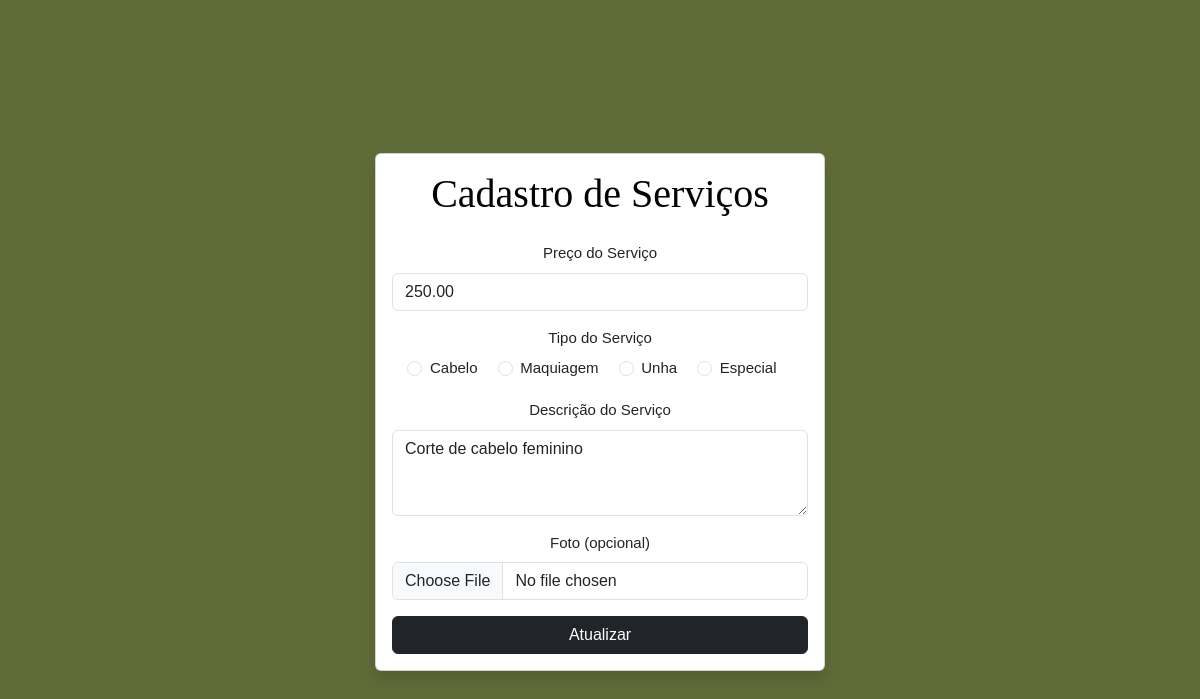
/criarServico.php?id=1 (signed in), run on the app's committed database.
### tables this page shows
CREATE TABLE IF NOT EXISTS `tb_servico` (
  `idservico` INT NOT NULL AUTO_INCREMENT,
  `preco_servico` DECIMAL(10,2) NOT NULL,
  `tipo_servico` VARCHAR(10) NOT NULL,
  `descricao_servico` VARCHAR(800) NOT NULL,
  `foto` VARCHAR(255) NOT NULL,
  PRIMARY KEY (`idservico`)
);

### codigo/funcoes.php (called while the page is built, shortened)
<?php
function pesquisarServicoId($conexao, $idservico) {
    $sql = "SELECT * FROM tb_servico WHERE idservico = ?";
    $comando = mysqli_prepare($conexao, $sql);
    mysqli_stmt_bind_param($comando, 'i', $idservico);
    mysqli_stmt_execute($comando);
    $resultado = mysqli_stmt_get_result($comando);
    $servico = mysqli_fetch_assoc($resultado);
    return $servico;
};

### public/criarServico.php (the view, shortened to what this page needs)
<?php
require_once "../codigo/conexao.php";
require_once "../codigo/funcoes.php";
if (isset($_GET['id'])) {
    $id = $_GET['id'];
    $servico = pesquisarServicoId($conexao, $id);
    $preco_servico = $servico['preco_servico'];
    $descricao_servico = $servico['descricao_servico'];
    $botao = "Atualizar";
} else {
    $id = 0;
    $preco_servico = "";
    $tipo_servico = "";
    $descricao_servico = "";
    $botao = "Cadastrar";
}
?>
<!DOCTYPE html>
<html lang="pt-br">
<head>
    <link rel="stylesheet" href="css/style.css">
    <link href="https://cdn.jsdelivr.net/npm/bootstrap@5.3.3/dist/css/bootstrap.min.css" rel="stylesheet">
</head>
<body class="fundo-verde" id="body-Cservico">
    <div class="container mt-4">
        <div class="card mx-auto shadow" style="max-width: 450px;">
            <div class="card-body">
                <h1 class="text-center mb-4 tituloConta">Cadastro de Serviços</h1>
                <form id="cadastroS" action="salvarServico.php?id=<?php echo $id; ?>" method="post" enctype="multipart/form-data" novalidate>
                    <div class="mb-3">
                        <label for="preco_servico" class="form-label">Preço do Serviço</label>
                        <input type="text" class="form-control" id="preco_servico" name="preco_servico"
                            value="<?php echo $preco_servico; ?>" required placeholder="R$ 00,00">
                    </div>
                    <div class="mb-3">
                        <label class="form-label">Tipo do Serviço</label><br>
                        <div class="form-check form-check-inline">
                            <input class="form-check-input" type="radio" name="tipo_servico" id="cabelo" value="Cabelo" required>
                            <label class="form-check-label" for="cabelo">Cabelo</label>
                        </div>
                        <div class="form-check form-check-inline">
                            <input class="form-check-input" type="radio" name="tipo_servico" id="maquiagem" value="Maquiagem">
                            <label class="form-check-label" for="maquiagem">Maquiagem</label>
                        </div>
                        <div class="form-check form-check-inline">
                            <input class="form-check-input" type="radio" name="tipo_servico" id="unha" value="Unha">
                            <label class="form-check-label" for="unha">Unha</label>
                        </div>
                        <div class="form-check form-check-inline">
                            <input class="form-check-input" type="radio" name="tipo_servico" id="especial" value="Especial">
                            <label class="form-check-label" for="especial">Especial</label>
                        </div>
                    </div>
                    <div class="mb-3">
                        <label for="descricao_servico" class="form-label">Descrição do Serviço</label>
                        <textarea class="form-control" id="descricao_servico" name="descricao_servico" rows="3"
                            placeholder="Escreva algo sobre o serviço..."><?php echo $descricao_servico; ?></textarea>
                    </div>
                    <div class="mb-3">
                        <label for="foto" class="form-label">Foto (opcional)</label>
                        <input type="file" class="form-control" id="foto" name="foto">
                    </div>
                    <button type="submit" class="btn btn-dark w-100"><?php echo $botao; ?></button>
                </form>
            </div>
        </div>
    </div>
</body>
</html>

### public/css/style.css (style rules this page uses)
* { margin: 0; padding: 0; box-sizing: border-box; font-family: Arial, sans-serif; }
.card-body { padding: 20px; font-size: 15px; line-height: 1.5; }
button { background-color: rgb(96, 108, 56); color: white; border: none; padding: 10px 20px; border-radius: 25px; font-size: 14px; margin-top: 15px; }
.fundo-verde { background-color: rgb(96, 108, 56); }
.tituloConta { top: 105px; font-family: lamoric; color: #030303; cursor: default; text-align: center; }
#cadastroS { height: 150%; width: 40%; }
#body-Cservico { display: flex; justify-content: center; align-items: center; height: 100vh; background-color: rgb(96, 108, 56); }
#cadastroS { width: 100%; max-width: 450px; text-align: center; }

### data on the page
tb_servico: preco_servico "250.00", descricao_servico "Corte de cabelo feminino"

### other printed values
$botao "Atualizar"
